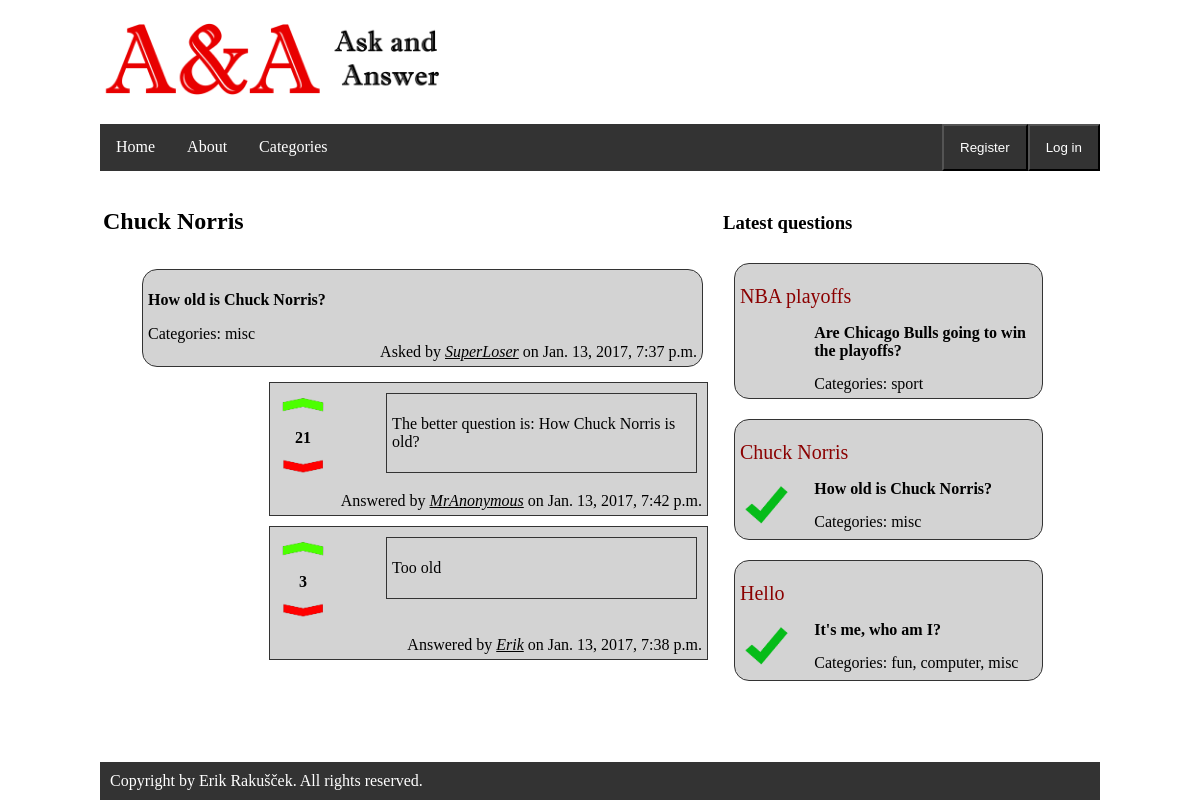
Before: /AA/question/5/ with the older database file.
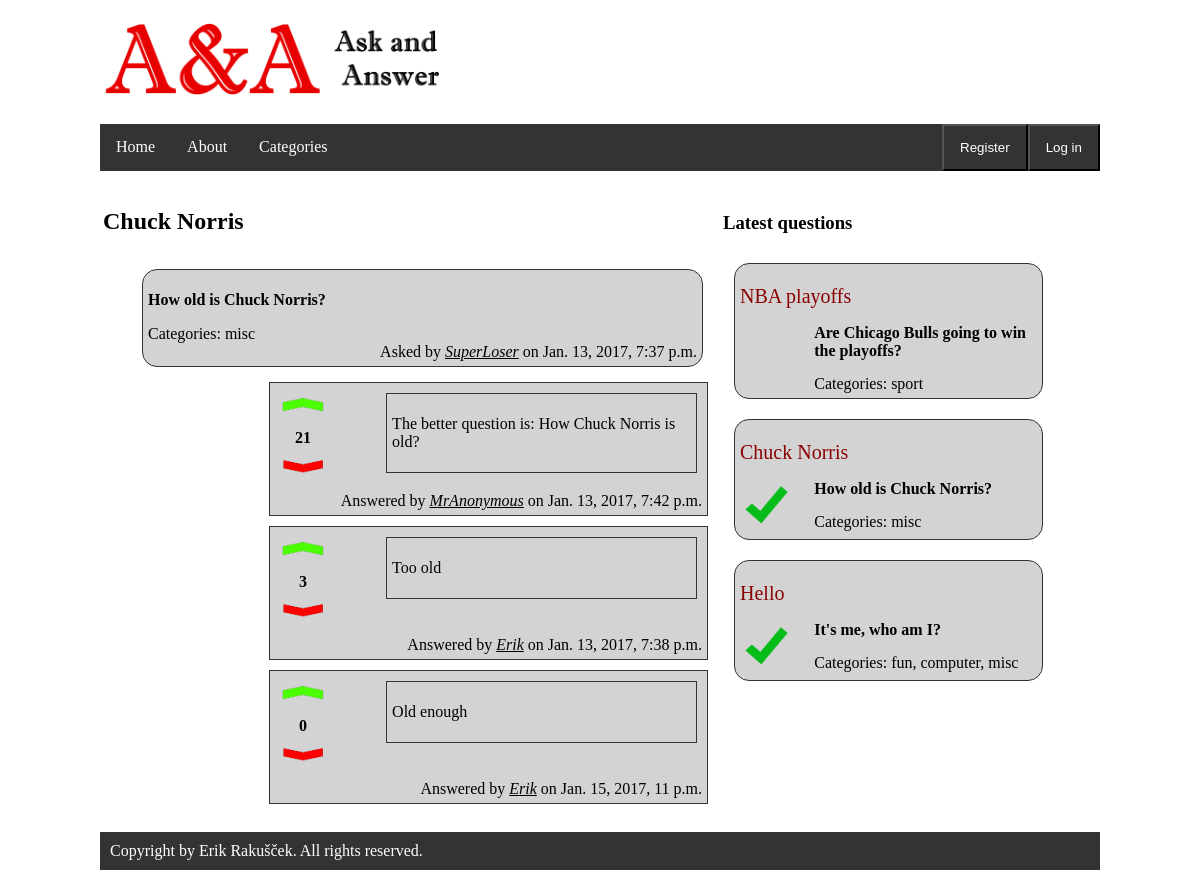
After: the same page with the newer database file.
### AA/models.py (models this page shows, shortened)
class Answer(models.Model):
    body = models.CharField(max_length=1000)
    time = models.DateTimeField(default=datetime.now)
    plusVotes = models.IntegerField(default=0)
    minusVotes = models.IntegerField(default=0)
    username = models.ForeignKey(User, on_delete=models.SET_NULL, null=True)
    questionID = models.ForeignKey(Question, on_delete=models.CASCADE)
    def _get_average_votes(self):
        return self.plusVotes - self.minusVotes
    average_votes = property(_get_average_votes)

class Question(models.Model):
    questionID = models.AutoField(primary_key=True)
    title = models.CharField(max_length=200)
    body = models.CharField(max_length=1000)
    time = models.DateTimeField(default=datetime.now)
    categories = models.CharField(max_length=500)
    answered = models.IntegerField(default=0)
    username = models.ForeignKey(User, on_delete=models.SET_NULL, null=True)
    def is_recent(self):
        if self.time + timedelta(hours=2) >= timezone.now():
            return True
        return False

### AA/views.py (the view)
# urls.py: url(r'^question/(?P<question_id>[0-9]+)/$', views.question, name="question"),
def question(request, question_id):
    cer_question = get_object_or_404(Question, pk=question_id)
    all_questions_time = Question.objects.all().order_by('-time')[:3]
    all_answers = cer_question.answer_set.all().order_by('-plusVotes')
    context = {
        'question': cer_question,
        'all_answers': all_answers,
        'all_questions_time': all_questions_time
    }
    return render(request, 'question.html', context)

### AA/templates/question.html (shortened to what this page needs)
{% extends "base.html" %}
{% load static %}
{% block css_import %}
    <link rel="stylesheet" type="text/css" href="{% static 'question/styleQuestion.css' %}">
{% endblock %}
{% block left_column %}
    <h2><p>{{ question.title }}</p></h2>
    <div class="questionWithAnswer">
        <p><b>{{ question.body }}</b></p>
        <div class="categories">Categories: {{ question.categories }}</div>
        <div class="user-time">Asked by <span class="user">{{ question.username }}</span> on <span class="time">{{ question.time }}</span></div>
    </div>
    {% if all_answers %}
        {% for answer in all_answers %}
            <div class="answer">
                <div class="votes">
                    <table class="votesTable">
                        <tr>
                            <td>
                                <form action="{% url 'upvote' question.questionID answer.pk  %}" method="post">
                                    <input type="image" src="{% static 'question/upvote.png' %}" alt="upvote" style="width:50px; height:30px"/>
                                </form>
                            </td>
                        </tr>
                        <tr>
                            <td><div id="averageVotes1"><b>{{ answer.average_votes }}</b></div></td>
                        </tr>
                        <tr>
                            <td>
                                <form action="{% url 'downvote' question.questionID answer.pk  %}" method="post">
                                    <input type="image" src="{% static 'question/downvote.png' %}" alt="downvote" style="width:50px; height:30px"/>
                                </form>
                            </td>
                        </tr>
                    </table>
                </div>
                <div class="answer">
                    <p>{{ answer.body }}</p>
                </div>
                <div class="user-time">Answered by <span class="user">{{ answer.username }}</span> on <span class="time">{{ answer.time }}</span></div>
            </div>
        {% endfor %}
    {% endif %}
{% endblock %}
{% block right_column %}
    <h3><p>Latest questions</p></h3>
    {% if all_questions_time %}
        {% for question in all_questions_time %}
            <div class="questionWithAnswer">
                    <p><a href="{% url 'question' question.questionID %}"><span class="questionTitle">{{ question.title }}</span></a>
					</p>                {% if question.answered == 1 %}
                    <div class="answeredIcon"><img src="{% static 'answered.png' %}" alt="answered" style="width:50px; height:50px;"></div>
                {% endif %}
                <div class="question">
                    <b>{{ question.body }}</b>
                    <div class="categories">Categories: {{ question.categories }}</div>
                </div>
            </div>
        {% endfor %}
    {% else %}
        <h3>No questions yet in the database.</h3>
    {% endif %}
{% endblock %}

Changed rows visible on the page:
added Answer: average_votes "0", body "Old enough", username "Erik", time "Jan. 15, 2017, 11 p.m."
